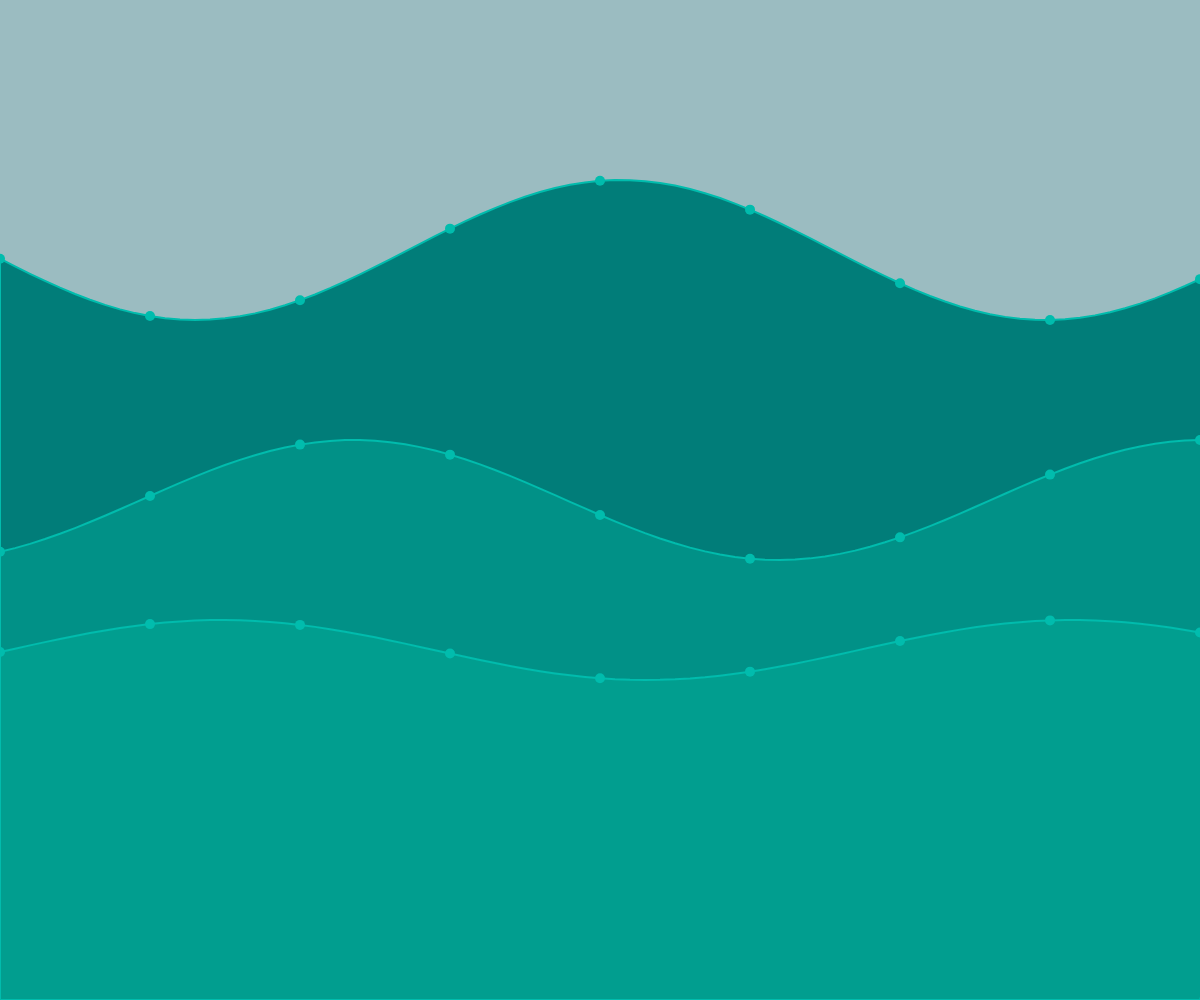
Frame 1 (no input)
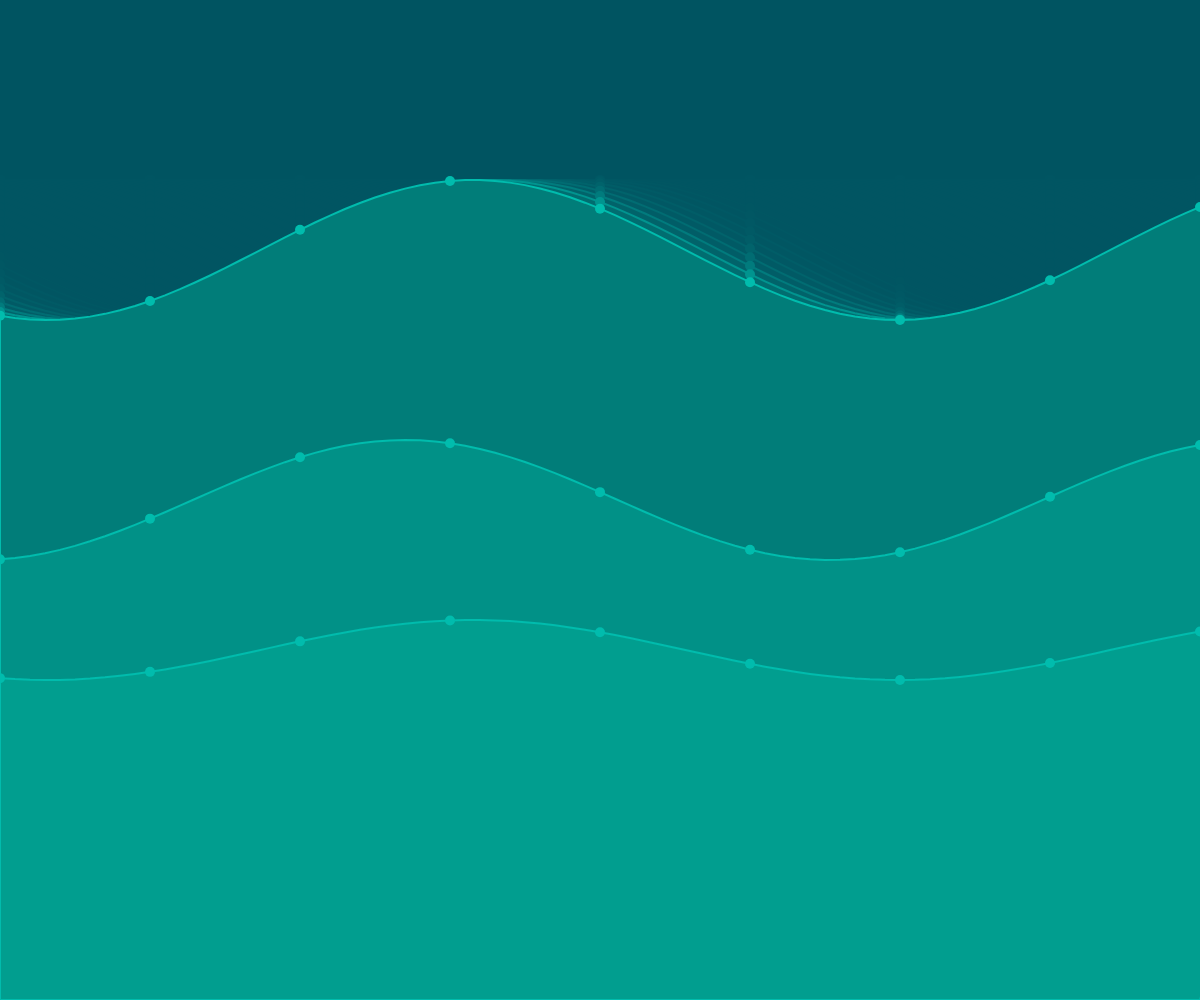
Frame 60 (no input)
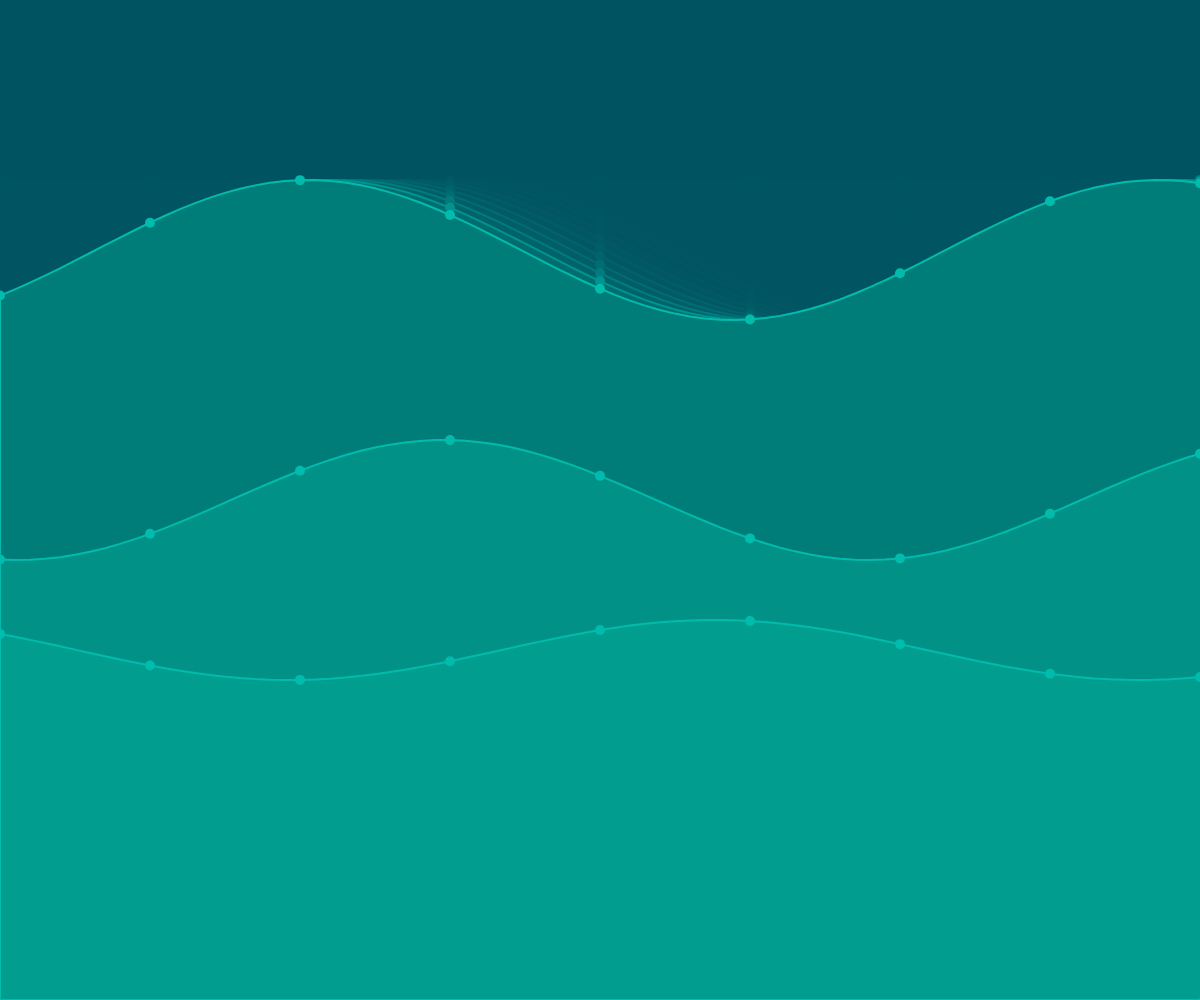
Frame 120 (the mouse pressed at the canvas centre since frame 60)

The p5.js sketch that drew these frames (run headless with seeded random() and noise() and a simulated clock; from frame 60 on, the mouse is pressed at the canvas centre):

// p5.js sketch
// ── sketch.js
disableFriendlyErrors = true; // disables FES

let xspacing = 15; // Distance between each horizontal location
let w; // Width of entire wave
let t1 = 0.0; // Start angle at 0
let t2 = 0.0;
let t3 = 0.0;
let period = 850.0; // How many pixels before the sine ripples repeats
let dx; // Value for incrementing x
let yvalues; // Using an array to store height values for the wave
let backgroundCol, waveCol; // colors

let totalFrames = 30 * 3;
let counter = 0;

setup = () => {
  createCanvas(windowWidth, windowHeight < 800 ? 800 : windowHeight); //limit sketch height to 800px
  w = width * 1.1;
  dx = (TWO_PI / period) * xspacing;
  yvalues = new Array(floor(w / xspacing));

  backgroundCol = color(0, 86, 98, 100);
  waveCol = color(0, 191, 165, 45);
  frameRate(30);
};

windowResized = () => {
  resizeCanvas(windowWidth, windowHeight * 0.8);
  setup();
};

draw = () => {
  frameRate(30);
  let percent =frameCount/ totalFrames;
  render(percent);
};

render = (percent) => {
  background(backgroundCol);

  // t1 += 0.0125;
  // t2 += 0.01;
  // t3 += 0.0075;

  if(percent < 100){
    t1 = 11.249999999999895 * percent;
    t2 = 8.999999999999853 * percent;
    t3 = 6.750000000000067 * percent;
  }else{
    t1 = (percent%100) - (11.249999999999895/10) * percent;
    t2 = (percent%100) - (8.999999999999853/10) * percent;
    t3 = (percent%100) - ( 6.750000000000067/10) * percent
  }

  // after 30 seconds
  // t1:11.249999999999895
  // t2:8.999999999999853
  // t3:6.750000000000067

  wave(0, height * 0.25, 70, t1, color(1, 125, 121));
  wave(2, height * 0.5, 60, t2, color(1, 145, 135));
  wave(3, height * 0.65, 30, t3, color(1, 158, 143));
};

function wave(offset, cy, amp, t, col) {
  let x = t + offset;
  for (let i = 0; i < yvalues.length; i++) {
    yvalues[i] = Math.sin(x) * amp;
    x += dx;
  }

  strokeWeight(2);
  stroke(1, 188, 173);
  fill(col);
  //draw waves
  beginShape();
  for (let x = 0; x < yvalues.length; x++) {
    vertex(x * xspacing, cy + yvalues[x]);
  }
  vertex(width, height);
  vertex(0, height);
  endShape(CLOSE);

  //draw points
  for (let x = 0; x < yvalues.length; x++) {
    if (x % 10 === 0) {
      strokeWeight(10);
      stroke(1, 188, 173);
      point(x * xspacing, cy + yvalues[x]);
      strokeWeight(1);
      //  stroke(0, 191, 165, 20);
      //  line(x* xspacing,0,x* xspacing, height)
      strokeWeight(2);
    }
  }
}

function keyPressed() {
  if (key == "s" || key == "S") mic.start();
  if (key == "q" || key == "Q") noLoop();
  if (key == "f" || key == "f") {
    fullscreen(true);
    resizeCanvas(windowWidth, windowHeight);
  }
}
